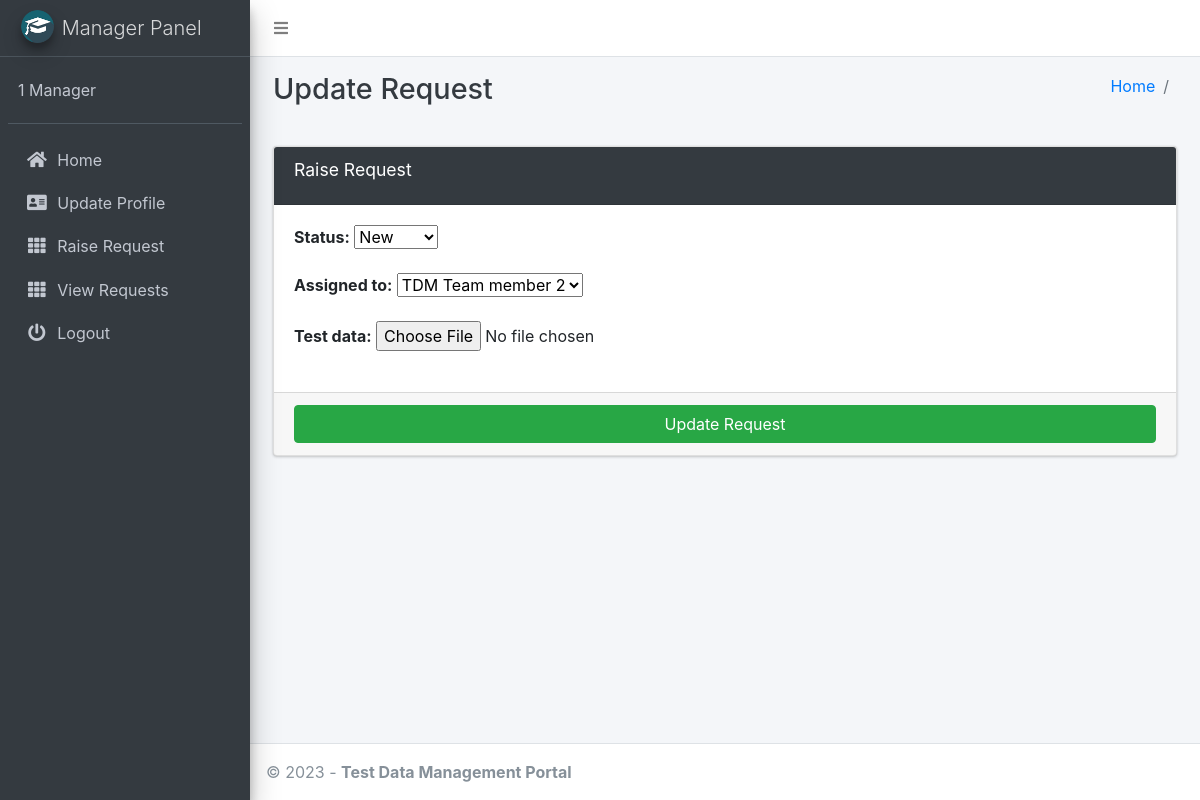
The app's page /requests/7/update (signed in) with its own data.
### main_application/models.py (models this page shows, shortened)
class CustomUser(AbstractUser):
    USER_TYPE = ((1, "Admin"), (2, "Requester"), (3, "Supplier"), (4, "Manager"))
    GENDER = [("M", "Male"), ("F", "Female")]
    username = None
    email = models.EmailField(unique=True)
    user_type = models.CharField(default=1, choices=USER_TYPE, max_length=1)
    gender = models.CharField(max_length=1, choices=GENDER)
    created_at = models.DateTimeField(auto_now_add=True)
    updated_at = models.DateTimeField(auto_now=True)
    USERNAME_FIELD = "email"
    REQUIRED_FIELDS = []
    objects = CustomUserManager()
    def __str__(self):
        return self.last_name + " " + self.first_name

class Request(models.Model):
    STATUS = (('new', "New"), ('pending', "Pending"), ('closed', "Closed"))
    ENV_SWIMLANE = (('qa1', "QA1"), ('qa2', "QA2"))
    TYPE_OF_DATA_SETUP = (('new', "New"),('existing', "Existing"),('inforce', "Inforce"),('gold copy', "Gold Copy"),('not applicable', "Not Applicable"))
    TYPE_OF_REQUEST = (('normal', "Normal"), ('expediate', "Expediate"))
    STATE_JURISDICTION = ()
    members = CustomUser.objects.filter(user_type=3)
    ASSIGNED_TO = (members)
    status = models.CharField(default='new', choices=STATUS, max_length=100)
    requested_by = models.ForeignKey(settings.AUTH_USER_MODEL, on_delete=models.CASCADE)
    assigned_to = models.CharField(max_length=100, default="-----")
    type_of_request = models.CharField(default='normal', choices=TYPE_OF_REQUEST, max_length=100)
    env_swimlane = models.CharField(default='qa1', choices=ENV_SWIMLANE, max_length=100)
    project_name = models.CharField(max_length=100, default="-----")
    number_of_records = models.CharField(max_length=100, default="-----")
    application = models.CharField(max_length=100, default="-----")
    expected_date = models.DateField()
    type_of_data_setup = models.CharField(default='new', choices=TYPE_OF_DATA_SETUP, max_length=100)
    stakeholders = models.TextField()
    state_jurisdiction = models.CharField(default='new', choices=TYPE_OF_DATA_SETUP, max_length=100)
    synopsis_of_request = models.TextField()
    description_of_request = models.TextField()
    date_posted = models.DateTimeField(default=timezone.now)
    date_updated = models.DateTimeField(auto_now=True)
    test_data = models.FileField(upload_to="testdata/", null=True, default=None, max_length=250)

### main_application/views.py (the view)
# urls.py: path("requests/<int:pk>/update", views.RequestUpdateView.as_view(), name='update_requests'),
class RequestUpdateView(LoginRequiredMixin, UpdateView):
    model = Request
    form_class = UpdateRequestForm
    template_name = "main_application/update_requests.html"
    context_object_name = "requests"

### main_application/forms.py
class UpdateRequestForm(forms.ModelForm):
    def __init__(self, *args, **kwargs):
        super(UpdateRequestForm, self).__init__(*args, **kwargs)
        self.fields['assigned_to'] = forms.ChoiceField(
            choices=[(o.first_name + " " + o.last_name, o.first_name + " " + o.last_name) for o in CustomUser.objects.filter(user_type=3)]
        )
    class Meta():
        model = Request
        fields = ["status", "assigned_to","test_data"]

### main_application/templates/main_application/update_requests.html
{% extends 'main_application/base.html' %}
{% load static %}
{% block page_title %}Update Request{% endblock page_title %}
{% block content %}
<section class="content">
    <div class="container-fluid">
        <div class="row">
            <div class="col-md-12">
                <div class="card card-dark">
                    <div class="card-header">
                        <h3 class="card-title">Raise Request</h3>
                    </div>
                    {% include "main_application/form_template.html" with messages=messages  form=form button_text="Update Request"%}
                </div>
            </div>
        </div>
    </div>
</section>
{% endblock content %}

### main_application/templates/main_application/sidebar_template.html (shortened to what this page needs)
{% load static %}
<aside class="main-sidebar sidebar-dark-info elevation-4">
    {% if request.user.user_type == '1' %}
    <a href="{% url 'admin_home' %}" class="brand-link">
        <img src="{% static 'dist/img/cmsl.png' %} " alt="AdminLTE Logo"
            class="brand-image img-circle elevation-3" >
        <span class="brand-text font-weight-light">Admin Panel</span>
    </a>
    <div class="sidebar">
        <div class="user-panel mt-3 pb-3 mb-3 d-flex">
            <div class="info">
                <a href="#" class="d-block">{{user}}</a>
            </div>
        </div>
        <nav class="mt-2">
            <ul class="nav nav-pills nav-sidebar flex-column" data-widget="treeview" role="menu" data-accordion="false">
                <li class="nav-item">
                    {% url 'admin_home' as admin_home %}
                    <a href="{{admin_home}}" class="nav-link {% if admin_home == request.path %} active {% endif %}">
                        <i class="nav-icon fas fa-home"></i>
                        <p>
                            Home
                        </p>
                    </a>
                </li>
                <li class="nav-item">
                    {% url 'admin_view_profile' as admin_view_profile %}
                    <a href="{{admin_view_profile}}"
                        class="nav-link {% if admin_view_profile == request.path %} active {% endif %}">
                        <i class="nav-icon fas fa-address-card"></i>
                        <p>
                            Update Profile
                        </p>
                    </a>
                </li>
                <li class="nav-item">
                    {% url 'create_requests' as create_requests %}
                    <a href="{{create_requests}}" class="nav-link {% if create_requests == request.path %} active {% endif %}">
                        <i class="nav-icon fas fa-th"></i>
                        <p>
                            Raise Request
                        </p>
                    </a>
                </li>
                <li class="nav-item">
                    {% url 'view_requests_all' as view_requests_all %}
                    <a href="{{view_requests_all}}" class="nav-link {% if view_requests_all == request.path %} active {% endif %}">
                        <i class="nav-icon fas fa-th"></i>
                        <p>
                            View Requests
                        </p>
                    </a>
                </li>
                <li class="nav-item">
                    {% url 'add_manager' as add_manager %}
                    <a href="{{add_manager}}" class="nav-link {% if add_manager == request.path %} active {% endif %}">
                        <i class="nav-icon fas fa-user-plus"></i>
                        <p>
                            Add Manager
                        </p>
                    </a>
                </li>
                <li class="nav-item">
                    {% url 'manage_manager' as manage_manager %}
                    {% url 'edit_manager' manager_id as edit_manager %}
                    <a href="{{manage_manager}}"
                        class="nav-link {% if manage_manager == request.path or request.path == edit_manager %} active {% endif %}">
                        <i class="nav-icon fas fa-th"></i>
                        <p>
                            Manage Manager
                        </p>
                    </a>
                </li>
                <li class="nav-item">
                    {% url 'add_requester' as add_requester %}
                    <a href="{{add_requester}}" class="nav-link {% if add_requester == request.path %} active {% endif %}">
                        <i class="nav-icon fas fa-user-plus"></i>
                        <p>
                            Add Requester
                        </p>
                    </a>
                </li>
                <li class="nav-item">
                    {% url 'manage_requester' as manage_requester %}
                    {% url 'edit_requester' requester_id as edit_requester %}
                    <a href="{{manage_requester}}"
                        class="nav-link {% if manage_requester == request.path or request.path == edit_requester %} active {% endif %}">
                        <i class="nav-icon fas fa-th"></i>
                        <p>
                            Manage Requesters
                        </p>
                    </a>
                </li>
                <li class="nav-item">
                    {% url 'add_supplier' as add_supplier%}
                    <a href="{{add_supplier}}" class="nav-link  {% if add_supplier == request.path %} active {% endif %}">
                        <i class="nav-icon fas fa-user-plus"></i>
                        <p>
                            Add TDM Team member
                        </p>
                    </a>
                </li>
                <li class="nav-item">
                    {% url 'manage_supplier' as manage_supplier %}
                    {% url 'edit_supplier' supplier_id as edit_supplier %}
                    <a href="{{manage_supplier}}"
                        class="nav-link  {% if edit_supplier == request.path or manage_supplier == request.path %} active {% endif %}">
                        <i class="nav-icon fas fa-th"></i>
                        <p>
                            Manage TDM Team members
                        </p>
                    </a>
                </li>
                                        {% elif request.user.user_type == '4' %}
                                        <a href="{% url 'manager_home' %}" class="brand-link">
                                            <img src="{% static 'dist/img/cmsl.png' %} " alt="AdminLTE Logo"
                                                class="brand-image img-circle elevation-3" >
                                            <span class="brand-text font-weight-light">Manager Panel</span>
                                        </a>
                                        <div class="sidebar">
                                            <div class="user-panel mt-3 pb-3 mb-3 d-flex">
                                                <div class="info">
                                                    <a href="#" class="d-block">{{user}}</a>
                                                </div>
                                            </div>
                                            <nav class="mt-2">
                                                <ul class="nav nav-pills nav-sidebar flex-column" data-widget="treeview" role="menu" data-accordion="false">
                                                    <li class="nav-item">
                                                        {% url 'manager_home' as manager_home %}
                                                        <a href="{{manager_home}}" class="nav-link {% if manager_home == request.path %} active {% endif %}">
                                                            <i class="nav-icon fas fa-home"></i>
                                                            <p>
                                                                Home
                                                            </p>
                                                        </a>
                                                    </li>
                                                    <li class="nav-item">
                                                        {% url 'manager_view_profile' as manager_view_profile %}
                                                        <a href="{{manager_view_profile}}"
                                                            class="nav-link {% if manager_view_profile == request.path %} active {% endif %}">
                                                            <i class="nav-icon fas fa-address-card"></i>
                                                            <p>
                                                                Update Profile
                                                            </p>
                                                        </a>
                                                    </li>
                                                    <li class="nav-item">
                                                        {% url 'create_requests' as create_requests %}
                                                        <a href="{{create_requests}}" class="nav-link {% if create_requests == request.path %} active {% endif %}">
                                                            <i class="nav-icon fas fa-th"></i>
                                                            <p>
                                                                Raise Request
                                                            </p>
                                                        </a>
                                                    </li>
                                                    <li class="nav-item">
                                                        {% url 'view_requests_all' as view_requests_all %}
                                                        <a href="{{view_requests_all}}" class="nav-link {% if view_requests_all == request.path %} active {% endif %}">
                                                            <i class="nav-icon fas fa-th"></i>
                                                            <p>
                                                                View Requests
                                                            </p>
                                                        </a>
                                                    </li>
                                        {% endif %}
                                        <li class="nav-item">
                                            <a href="{% url 'user_logout' %}"
                                                onclick="return confirm('Your session would be terminated.\n\nProceed?')"
                                                class="nav-link">
                                                <i class="nav-icon fas fa-power-off"></i>
                                                <p>
                                                    Logout
                                                </p>
                                            </a>
                                        </li>
                                    </ul>
                                </nav>
                            </div>
</aside>

### main_application/templates/main_application/form_template.html (shortened to what this page needs)
<form role="form" method="POST" enctype="multipart/form-data">
    {% load bootstrap4 %}
    {% bootstrap_css %}
    <div class="card-body">
        {% for field in form  %}
        <div class="form-group">
            {{field.label_tag}}
            {{field}}
        </div>
        {% endfor %}
    </div>
    <div class="card-footer">
        <button type="submit" class="btn btn-success btn-block">
            {% if button_text %}
            {{button_text}}
            {% else %}
            Submit
            {% endif %}
        </button>
    </div>
</form>

### records on screen
CustomUser: last_name+first_name "1 Manager"
Request: form "New" "TDM Team member 2"

### other values on screen
{{ field.label_tag }} "Status:" "Assigned to:" "Test data:"
{{ button_text }} "Update Request"
